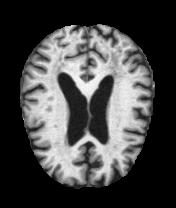
#> input picture datasets/global_datasets/alzheimer_dataset/test/MildDemented/26 (25).jpg, 176 x 208 px; its folder holds only this picture in this run
$ python -i average.py   (imports and definitions only)
#> lines starting #> are read from the running program, lines starting #| are printed output that depends on the picture
#> further down, picture is the input picture: shape (208, 176); min 0, max 254, mean 69.3
import numpy as np
import matplotlib.pyplot as plt
from scipy.ndimage import gaussian_filter
from skimage import filters

# [67 lines left out: functions calculate_snr, threshold_otsu, not called in this run]

# def calculate_snr(image, border_width=1):
#     """
#     Calculate Signal-to-Noise Ratio (SNR) for an MRI image using background noise from image borders.

#     Args:
#     - image: 2D numpy array of the MRI image.
#     - border_width: Width of the border to consider for noise estimation (default: 10 pixels).

#     Returns:
#     - SNR value.
#     """
#     #h, w = image.shape
#     h=176
#     w=208

#     #print("image shape", image.shape)

#     # Adjust border width to avoid exceeding image dimensions
#     border_width = min(border_width, h//2, w//2)

#     # Extract border regions for noise estimation
#     top = image[:border_width, :]
#     bottom = image[-border_width:, :]
#     left = image[border_width:-border_width, :border_width]
#     right = image[border_width:-border_width, -border_width:]
#     noise_region = np.concatenate([top.ravel(), bottom.ravel(), left.ravel(), right.ravel()])

#     # Fallback to Otsu's method if border regions are inadequate
#     if len(noise_region) < 50:
#         thresh = threshold_otsu(image)
#         noise_region = image[image <= thresh].ravel()

#     # Calculate noise standard deviation
#     std_noise = np.std(noise_region) if noise_region.size > 0 else 1e-6
#     if std_noise <= 1e-6:
#         std_noise = 1e-6

#     # Calculate signal mean from central region
#     central_region = image[border_width:-border_width, border_width:-border_width]
#     mean_signal = np.mean(central_region)

#     return mean_signal / std_noise

# def calculate_cnr(image):
#     """
#     Calculate Contrast-to-Noise Ratio (CNR) for the entire image.

#     Args:
#     - image: 2D numpy array of the MRI image.

#     Returns:
#     - CNR value.
#     """
#     mean_signal = np.mean(image)
#     # Use a predefined threshold to define background; you can adjust this based on your image
#     background_threshold = mean_signal * 0.05  # Example threshold for background
#     background_region = image[image < background_threshold]

#     mean_background = np.mean(background_region) if background_region.size > 0 else 1e-6
#     std_background = np.std(background_region) if background_region.size > 0 else 1e-6

#     cnr = (mean_signal - mean_background) / std_background if std_background > 0 else 0
#    return cnr
def calculate_cnr(image, method='otsu', sigma=1.0):
    """
    Compute Contrast-to-Noise Ratio (CNR) for an MRI image using adaptive segmentation.

    Parameters:
    -----------
    image : numpy.ndarray
        2D or 3D MRI image
    method : str, optional
        Thresholding method to define regions
        Options: 'otsu', 'mean', 'median'
    sigma : float, optional
        Gaussian filter sigma for noise estimation

    Returns:
    --------
    dict containing:
    - CNR value
    - Signal intensities of regions
    - Noise estimation
    """
#> called with method = 'otsu', sigma = 1
    # Ensure input is a numpy array
    image = np.array(image, dtype=np.float64)

    # Noise estimation using Gaussian filtering
    noise_image = gaussian_filter(image, sigma=sigma)
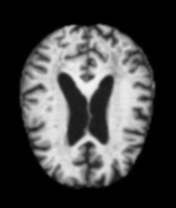
#> noise_image: shape (208, 176) float64; min 0, max 243.9, mean 69.3
    noise_std = np.std(noise_image - image)
#> noise_std = 7.27

    # Region segmentation based on selected method
    if method == 'otsu':
        # Otsu's thresholding for adaptive segmentation
        threshold = filters.threshold_otsu(image)
#> threshold = 95.75
        region1 = image[image > threshold]
#> region1 = 12562 values, max 254 at index 4081, min 96 at index 74, mean 180.2
        region2 = image[image <= threshold]
    elif method == 'mean':
        # Mean-based segmentation
        mean_intensity = np.mean(image)
        region1 = image[image > mean_intensity]
        region2 = image[image <= mean_intensity]
    elif method == 'median':
        # Median-based segmentation
        median_intensity = np.median(image)
        region1 = image[image > median_intensity]
        region2 = image[image <= median_intensity]
    else:
        raise ValueError("Invalid method. Choose 'otsu', 'mean', or 'median'.")

    # Compute signal intensities
    signal1_mean = np.mean(region1)
#> signal1_mean = 180.2
    signal2_mean = np.mean(region2)
#> signal2_mean = 11.36

    # Compute CNR
    cnr = abs(signal1_mean - signal2_mean) / noise_std
#> cnr = 23.23

    return {
        'cnr': cnr,
        'signal1_mean': signal1_mean,
        'signal2_mean': signal2_mean,
        'noise_std': noise_std
    }


# Funzione per calcolare i valori medi aggregati di SNR e CNR per un intero dataset
# [31 lines left out: function calculate_dataset_snr_cnr, not called in this run]

>>> import cv2
>>> picture = cv2.imread('../../datasets/global_datasets/alzheimer_dataset/test/MildDemented/26 (25).jpg', cv2.IMREAD_GRAYSCALE)
>>> result = calculate_cnr(picture)
#> result = {'cnr': 23.23, 'signal1_mean': 180.2, 'signal2_mean': 11.36, 'noise_std': 7.27}

$ run again, on datasets/global_datasets/alzheimer_dataset/test/MildDemented/29 (25).jpg
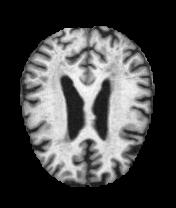
#> input picture datasets/global_datasets/alzheimer_dataset/test/MildDemented/29 (25).jpg, 176 x 208 px
#> picture is the input picture: shape (208, 176); min 0, max 253, mean 70.7
#> in calculate_cnr, `noise_image = gaussian_filter(image, sigma=sigma)`:
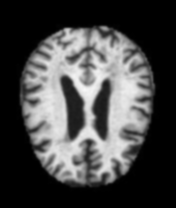
#> noise_image: shape (208, 176) float64; min 0, max 247.1, mean 70.7
#> noise_std = 7.26
#> threshold = 95.37
#> region1 = 12971 values, max 253 at index 4481, min 96 at index 50, mean 180.8
#> signal1_mean = 180.8
#> signal2_mean = 10.21
#> cnr = 23.51
#> result = {'cnr': 23.51, 'signal1_mean': 180.8, 'signal2_mean': 10.21, 'noise_std': 7.26}
